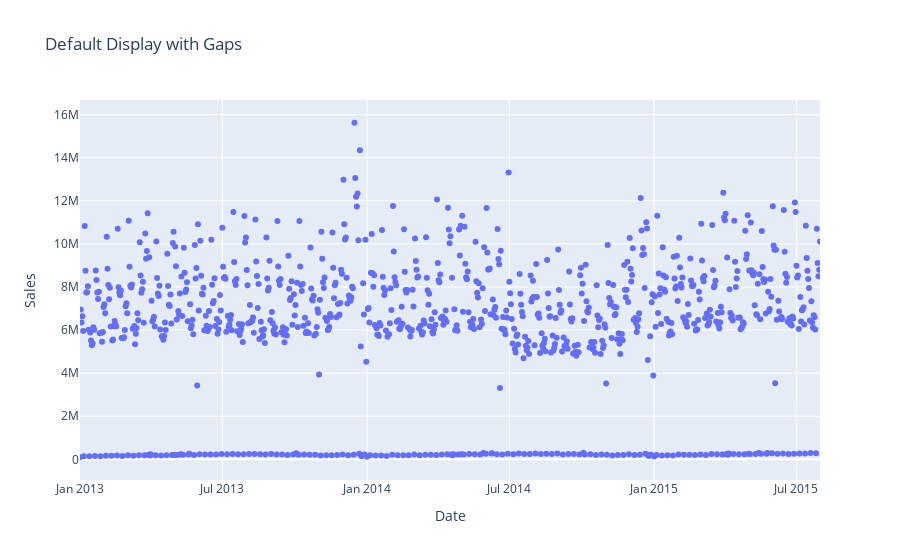

Here is the notebook cell this chart was saved with:
### Code cell
fig = px.scatter(seasonal_grouped_by_date, x='Date', y='Sales', range_x=['2013-01-01', '2015-07-31'],
                 title="Default Display with Gaps")
fig.show()

### Figure 1 — Plotly figure (JSON) as saved in the notebook; plotly's stock layout.template omitted (floating-point values rounded to 4 significant figures; data arrays with more than 128 entries replaced by an {"elided": "..."} marker saying what was removed)
{"data": [{"hovertemplate": "Date=%{x}<br>Sales=%{y}<extra></extra>", "legendgroup": "", "marker": {"color": "#636efa", "symbol": "circle"}, "mode": "markers", "name": "", "orientation": "v", "showlegend": false, "type": "scatter", "x": {"elided": "942 str values"}, "xaxis": "x", "y": {"elided": "942 int values"}, "yaxis": "y"}], "layout": {"legend": {"tracegroupgap": 0}, "title": {"text": "Default Display with Gaps"}, "xaxis": {"anchor": "y", "domain": [0, 1], "range": ["2013-01-01", "2015-07-31"], "title": {"text": "Date"}}, "yaxis": {"anchor": "x", "domain": [0, 1], "title": {"text": "Sales"}}}}
